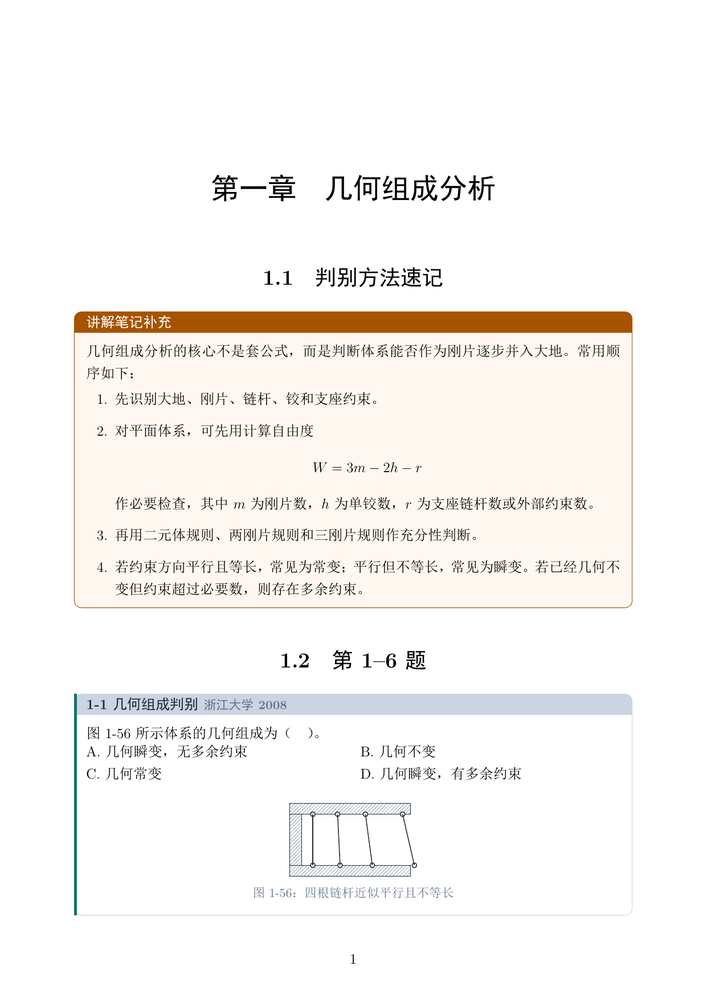
#> input picture 90_temp_work/jglx/cache_20260619/_beautified_preview2/page-05.png, 707 x 999 px, shrunk from 1241 x 1754 before the run
$ python -i build_fourteen_lectures.py   (imports and definitions only)
#> lines starting #> are read from the running program, lines starting #| are printed output that depends on the picture
import re
import shutil
import subprocess
from pathlib import Path
from PIL import Image, ImageOps

ROOT = Path(r"D:/xm/zy/jglx")
ASSIGN_DIR = ROOT / "6.作业&答案"
NOTE_DIR = ROOT / "7.作业讲解笔记"
OUT = ROOT / "jglx_14_lectures_overleaf"
IMG_DIR = OUT / "images"
TMP_DIR = OUT / "_tmp"

CHAPTERS = {
    1: {"title": "几何组成分析", "answer_no": 1, "note_no": 1},
    2: {"title": "理论力学回顾", "answer_no": 2, "note_no": 2},
    3: {"title": "材料力学回顾", "answer_no": 3, "note_no": 3},
    4: {"title": "静定梁和刚架", "answer_no": 4, "note_no": 4},
    5: {"title": "静定桁架", "answer_no": 5, "note_no": 5},
    6: {"title": "组合结构", "answer_no": 6, "note_no": 6},
    7: {"title": "三铰拱", "answer_no": 7, "note_no": 7},
    8: {"title": "静定结构影响线", "answer_no": 8, "note_no": 8},
    9: {"title": "静定结构位移计算", "answer_no": 9, "note_no": 9},
    10: {"title": "力法（一）", "answer_no": 10, "note_no": 10},
    11: {"title": "力法（二）", "answer_no": 11, "note_no": 10},
    12: {"title": "位移法", "answer_no": 12, "note_no": 11},
    13: {"title": "弯矩分配法", "answer_no": 13, "note_no": None},
    14: {"title": "矩阵位移法", "answer_no": 14, "note_no": 13},
}

EXPLANATIONS = {
    1: "几何组成分析先看支座约束和体系自由度，再用二元体规则、两刚片/三刚片规则与瞬变判据逐步化简。答案判断应写清“几何不变、几何可变或瞬变”的理由。",
    2: "理论力学回顾的关键是受力图。先隔离研究对象，完整标注约束反力、集中力、分布力等，再列 $\\sum F_x=0$、$\\sum F_y=0$、$\\sum M=0$ 求解。",
    3: "材料力学题通常按“内力—应力—变形—强度/刚度校核”组织。弯曲问题要注意截面惯性矩、正负号和最大应力位置。",
    4: "静定梁和刚架先由整体平衡求支座反力，再分段求剪力、弯矩和轴力。内力图要用集中力、集中力偶、铰结点等位置的突变规律校核。",
    5: "静定桁架优先识别零杆，再结合节点法和截面法。节点法适合逐点推进，截面法适合直接求少数目标杆力。",
    6: "组合结构要先辨认桁架杆、梁式杆和刚架部分的传力特点。解题时按连接点拆分子结构，保证连接处作用力与反作用力成对一致。",
    7: "三铰拱利用整体平衡和中间铰弯矩为零求水平推力。任意截面内力可由左段或右段隔离体求得，并与同跨度简支梁弯矩关系校核。",
    8: "影响线可用静力法或机动法。反力影响线来自单位移动荷载平衡，剪力和弯矩影响线要明确考察截面左右侧取隔离体。",
    9: "位移计算以虚功原理为主线。单位荷载法中，实际荷载弯矩图 $M$ 与单位荷载弯矩图 $\\overline M$ 的图乘或积分给出目标位移。",
    10: "力法先确定超静定次数，选择赘余力并建立基本体系。柔度方程表达的是赘余力方向上的变形协调，最后叠加荷载效应与赘余力效应。",
    11: "力法（二）通常题型更复杂，应重点检查基本未知力选择、单位力图、柔度系数对称性以及自由项符号。最终内力图必须满足原结构约束条件。",
    12: "位移法以结点位移和杆端转角为基本未知量。先写杆端弯矩/剪力表达式，再由结点力矩平衡或剪力平衡建立方程求位移。",
    13: "弯矩分配法适合无侧移或经处理后的连续梁、刚架。步骤是计算转动刚度、分配系数、固端弯矩，然后反复分配与传递直至收敛。",
    14: "矩阵位移法按单元刚度矩阵、坐标变换、总体刚度组装、施加边界条件、解结点位移、回代单元内力的流程完成。",
}

ANSWER_SUMMARY = {
    1: "答案页给出了几何组成判定过程；整理时以约束数、刚片连接方式和瞬变情形作为最终判据。",
    2: "答案页给出了各题平衡方程和反力结果；可用任一点力矩平衡复核。",
    3: "答案页包含材料力学回顾题的计算过程；重点核对截面内力、应力公式和变形公式。",
    4: "答案页包含静定梁与刚架内力图；关键截面的剪力、弯矩值可作为校核点。",
    5: "答案页给出桁架杆力计算；正负号分别对应受拉、受压，零杆应单独标明。",
    6: "答案页给出组合结构拆分和受力计算；连接处内力平衡是主要校核点。",
    7: "答案页给出三铰拱水平推力和截面内力；中铰弯矩为零可作为核心校核。",
    8: "答案页给出影响线图和关键纵坐标；应检查单位荷载在控制位置时的正负号。",
    9: "答案页给出位移计算结果；注意实际弯矩图和单位弯矩图的乘积符号。",
    10: "答案页给出力法（一）的柔度方程和赘余力；最终内力由基本体系叠加得到。",
    11: "答案页给出力法（二）的方程与结果；柔度系数对称性和变形协调条件是主要检查点。",
    12: "答案页给出位移法作业完整解答；讲解笔记第 11 次可作为同主题补充。",
    13: "答案页给出弯矩分配过程；可用结点不平衡力矩逐轮趋近零进行检查。",
    14: "答案页给出矩阵位移法作业结果；讲解笔记第 13 次补充了矩阵组装和回代思路。",
}


def run(cmd):
    subprocess.run(cmd, check=True)


# [36 lines left out: functions pages, find_answer_pdf, find_split_answer_pdfs, find_note_pdf, not called in this run]


def clean_image(path: Path):
    image = Image.open(path).convert("RGB")
#> image is the input picture: PIL image 707x999 RGB; mean R, G, B 247.7, 245, 242.4
    gray = ImageOps.grayscale(image)
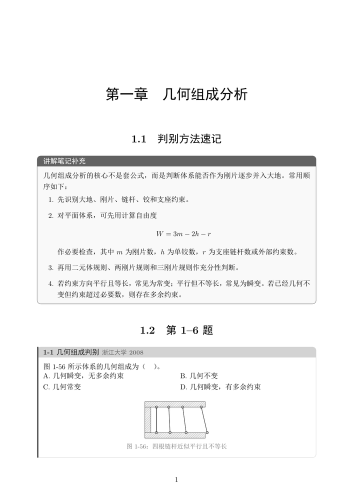
#> gray: PIL image 707x999 L (shown at 1/2 size); min 0, max 255, mean 245.6
    # 去除浅色水印/背景：浅于阈值的像素置白，深色笔迹和结构线保留。
    bw = gray.point(lambda pixel: 255 if pixel > 198 else max(0, int((pixel - 20) * 0.9)))
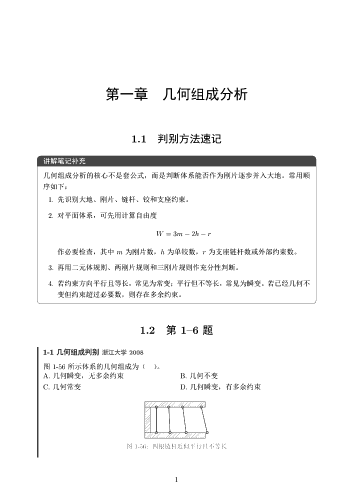
#> bw: PIL image 707x999 L (shown at 1/2 size); min 0, max 255, mean 246.5
    cleaned = Image.merge("RGB", (bw, bw, bw))
    cleaned = ImageOps.autocontrast(cleaned, cutoff=1)
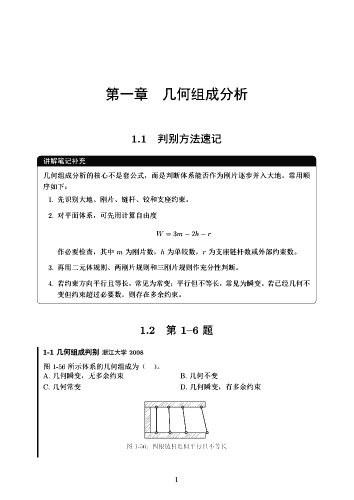
#> cleaned: PIL image 707x999 RGB (shown at 1/2 size); min 0, max 255, mean 244.1
    inverted = ImageOps.invert(ImageOps.grayscale(cleaned))
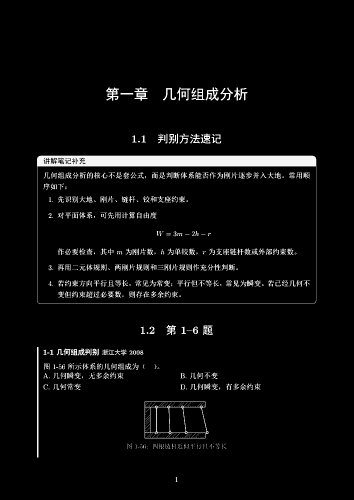
#> inverted: PIL image 707x999 L (shown at 1/2 size); min 0, max 255, mean 10.9
    bbox = inverted.point(lambda pixel: 255 if pixel > 16 else 0).getbbox()
#> bbox = (74, 174, 633, 964)
    if bbox:
        l, t, r, b = bbox
#> l = 74; t = 174; r = 633; b = 964
        pad = 18
        cleaned = cleaned.crop((max(0, l - pad), max(0, t - pad), min(cleaned.width, r + pad), min(cleaned.height, b + pad)))
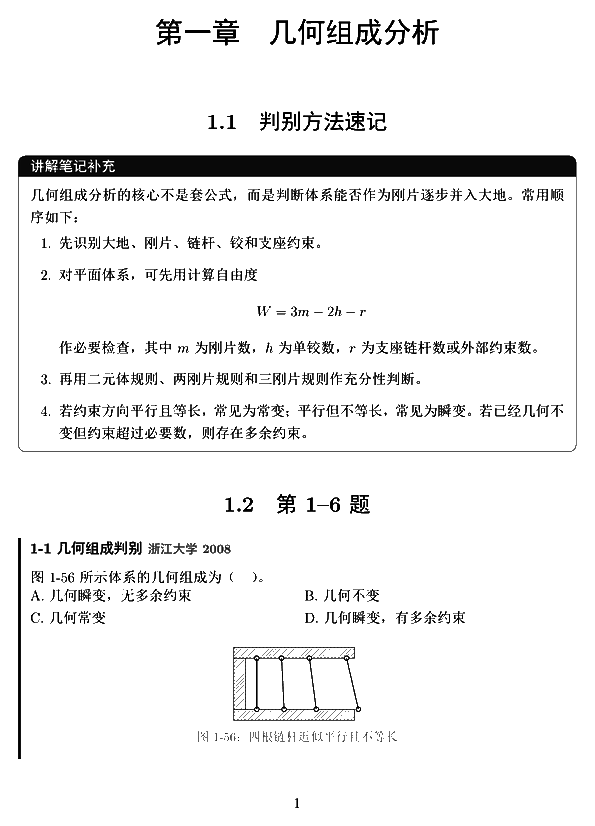
#> cleaned: PIL image 595x826 RGB; min 0, max 255, mean 239.3
    cleaned.save(path, optimize=True, compress_level=9)


# [120 lines left out: functions render_pdf, esc, section_images, main, not called in this run]

# [2 lines not run here, left out]

>>> result = clean_image('../../90_temp_work/jglx/cache_20260619/_beautified_preview2/page-05.png')

$ run again, on 90_temp_work/jglx/cache_20260619/_beautified_preview3/page-13.png
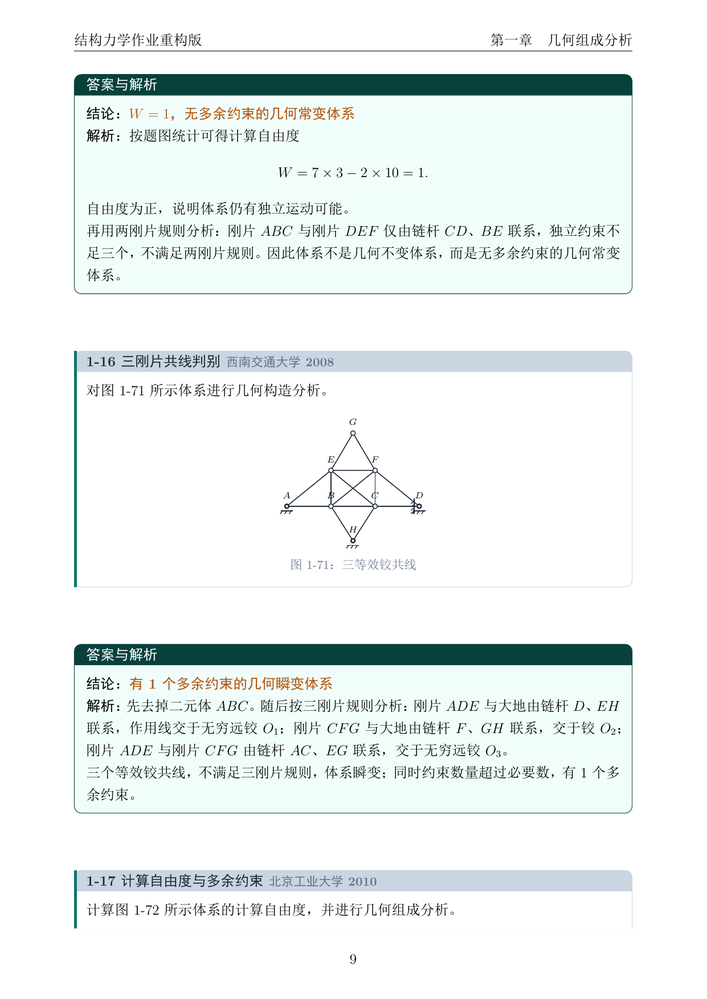
#> input picture 90_temp_work/jglx/cache_20260619/_beautified_preview3/page-13.png, 707 x 999 px, shrunk from 1241 x 1754 before the run
#> in clean_image, image is the input picture: PIL image 707x999 RGB; mean R, G, B 235.8, 241.3, 240.7
#> in clean_image, `inverted = ImageOps.invert(ImageOps.grayscale(cleaned))`:
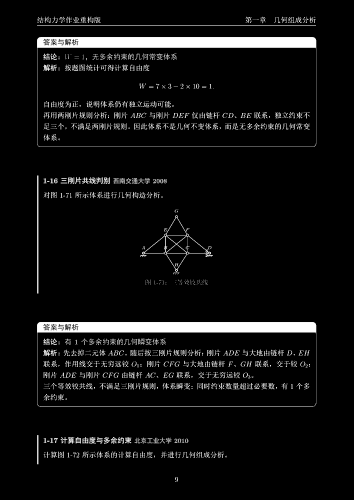
#> inverted: PIL image 707x999 L (shown at 1/2 size); min 0, max 255, mean 15.7
#> bbox = (74, 33, 633, 964)
#> l = 74; t = 33; r = 633; b = 964
#> in clean_image, `cleaned = cleaned.crop((max(0, l - pad), max(0, t - pad), min(cleaned...`:
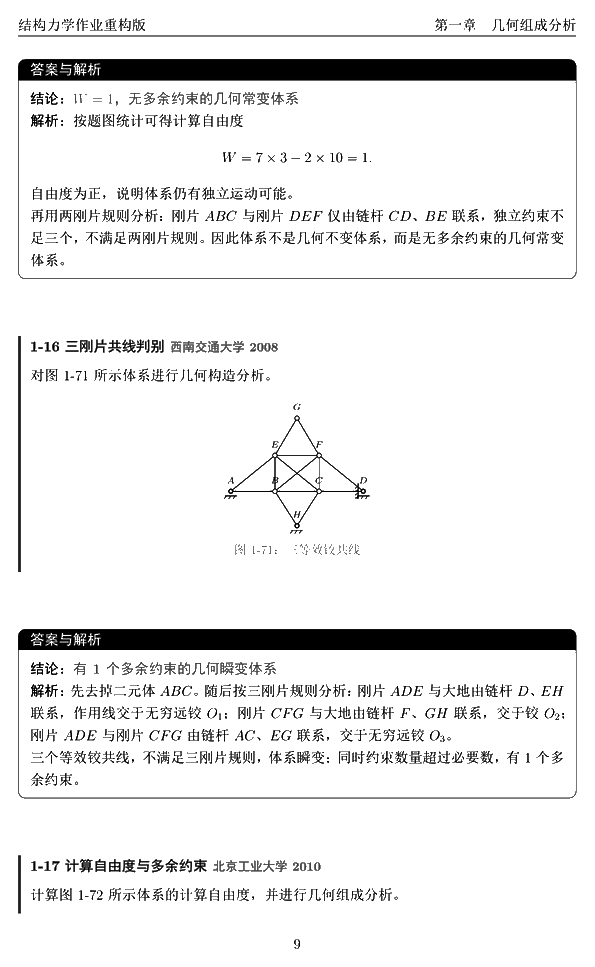
#> cleaned: PIL image 595x967 RGB; min 0, max 255, mean 235.7

$ run again, on 90_temp_work/jglx/cache_20260619/_beautified_preview3/page-14.png
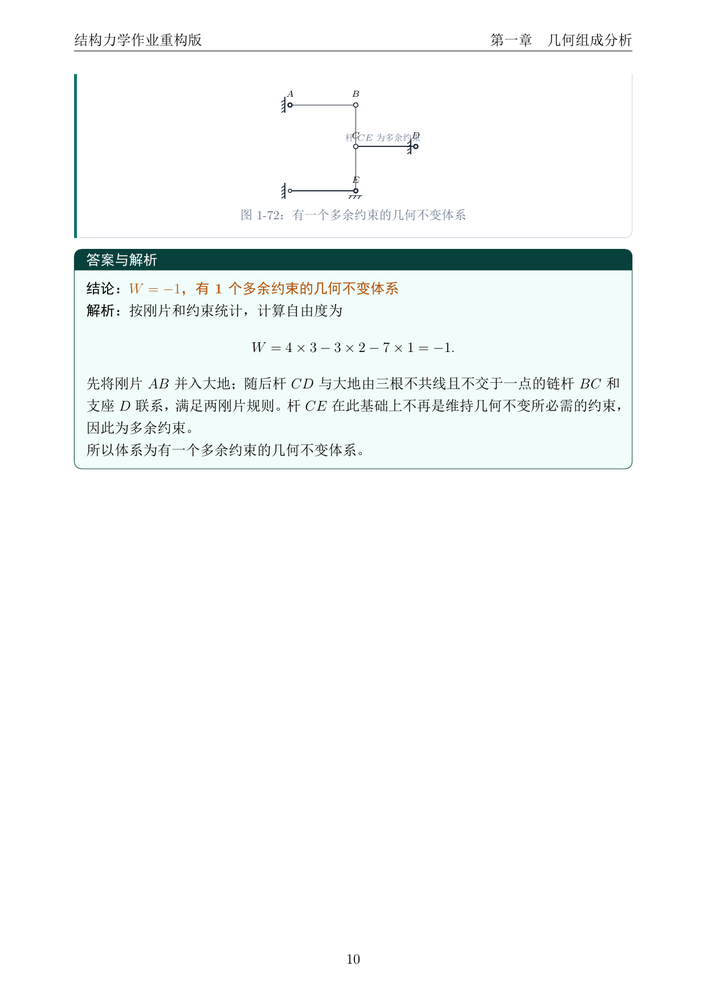
#> input picture 90_temp_work/jglx/cache_20260619/_beautified_preview3/page-14.png, 707 x 999 px, shrunk from 1241 x 1754 before the run
#> in clean_image, image is the input picture: PIL image 707x999 RGB; mean R, G, B 246.1, 248.9, 248.3
#> in clean_image, `inverted = ImageOps.invert(ImageOps.grayscale(cleaned))`:
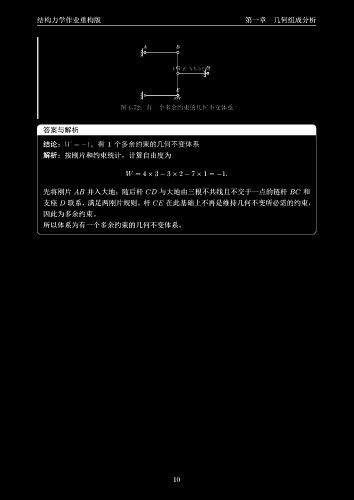
#> inverted: PIL image 707x999 L (shown at 1/2 size); min 0, max 255, mean 7.6
#> bbox = (74, 33, 633, 964)
#> l = 74; t = 33; r = 633; b = 964
#> in clean_image, `cleaned = cleaned.crop((max(0, l - pad), max(0, t - pad), min(cleaned...`:
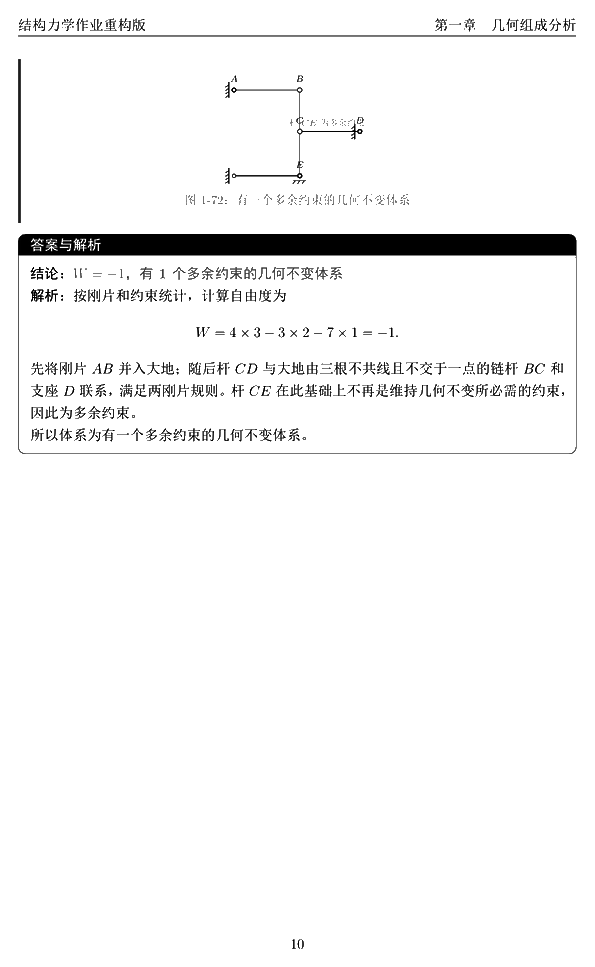
#> cleaned: PIL image 595x967 RGB; min 0, max 255, mean 245.7
